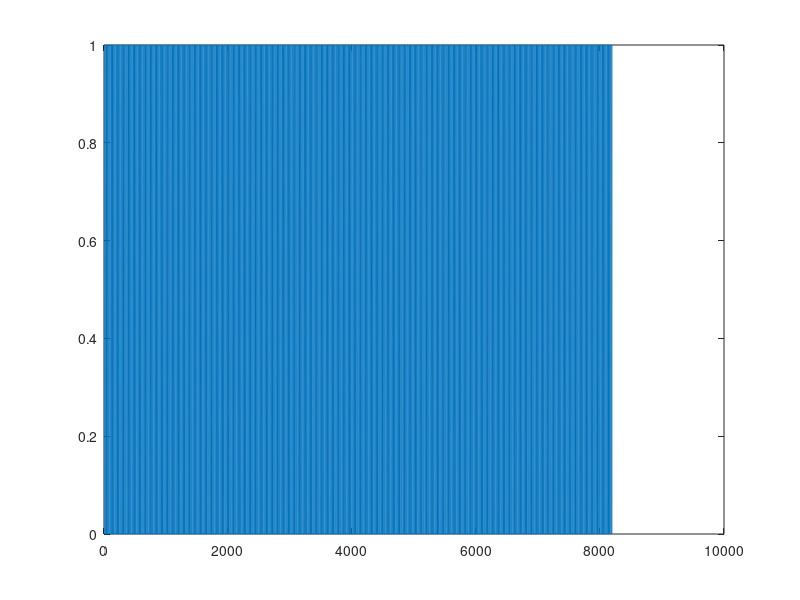

This chart was generated by the following MATLAB code:

clear
hold off



Fs = 8192;       % sampling_frequency = 8192 (default)
x = 1:Fs*1;      % signal_duration = 1s
freq = 300;      % signal_frequency = 100Hz

% 因为声音是振动的——
% 一个直流信号频率为0/1，是不会发出声音的，
% 只有在0/1交界处，由于信号的突变，产生了很多其他的频率分量，才能听到声音。
% 因此将sq_wid_h设置为0.1和0.9的效果实际上是一样的,
% 因为关于声音的产生只关心交界处。

sq_wid_h = 0.5;
sq_wid_l = 1-sq_wid_h;
tep = zeros(size(x));
for k = 1:x(end)
    sec = freq/Fs*k;
    if sec-fix(sec)<sq_wid_h
        tep(k) = 1;
    else
        tep(k) = 0;
    end
end
SIG_sq = tep;    % square signal

plot(x, SIG_sq)
sound(SIG_sq)
